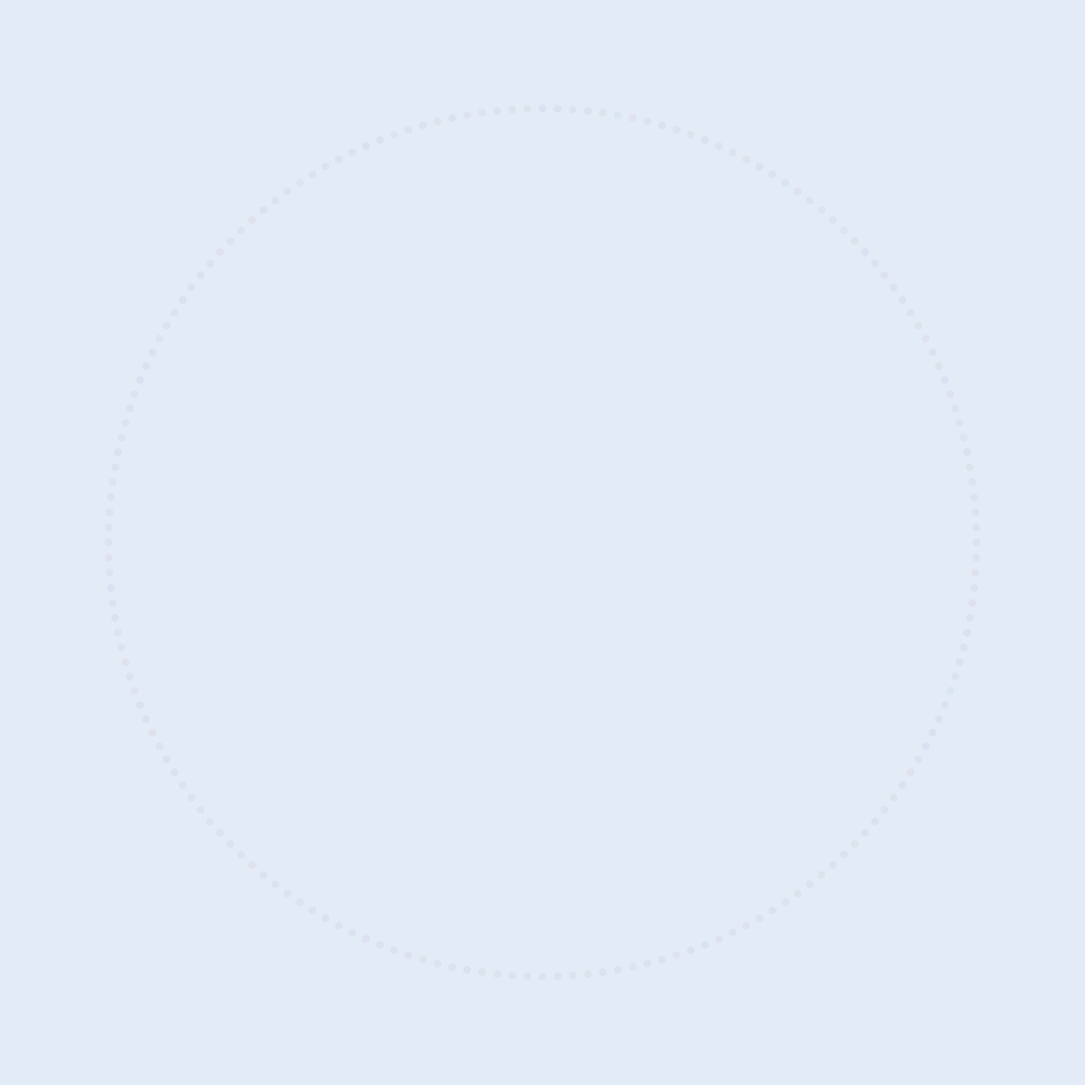
Frame 1 (no input)
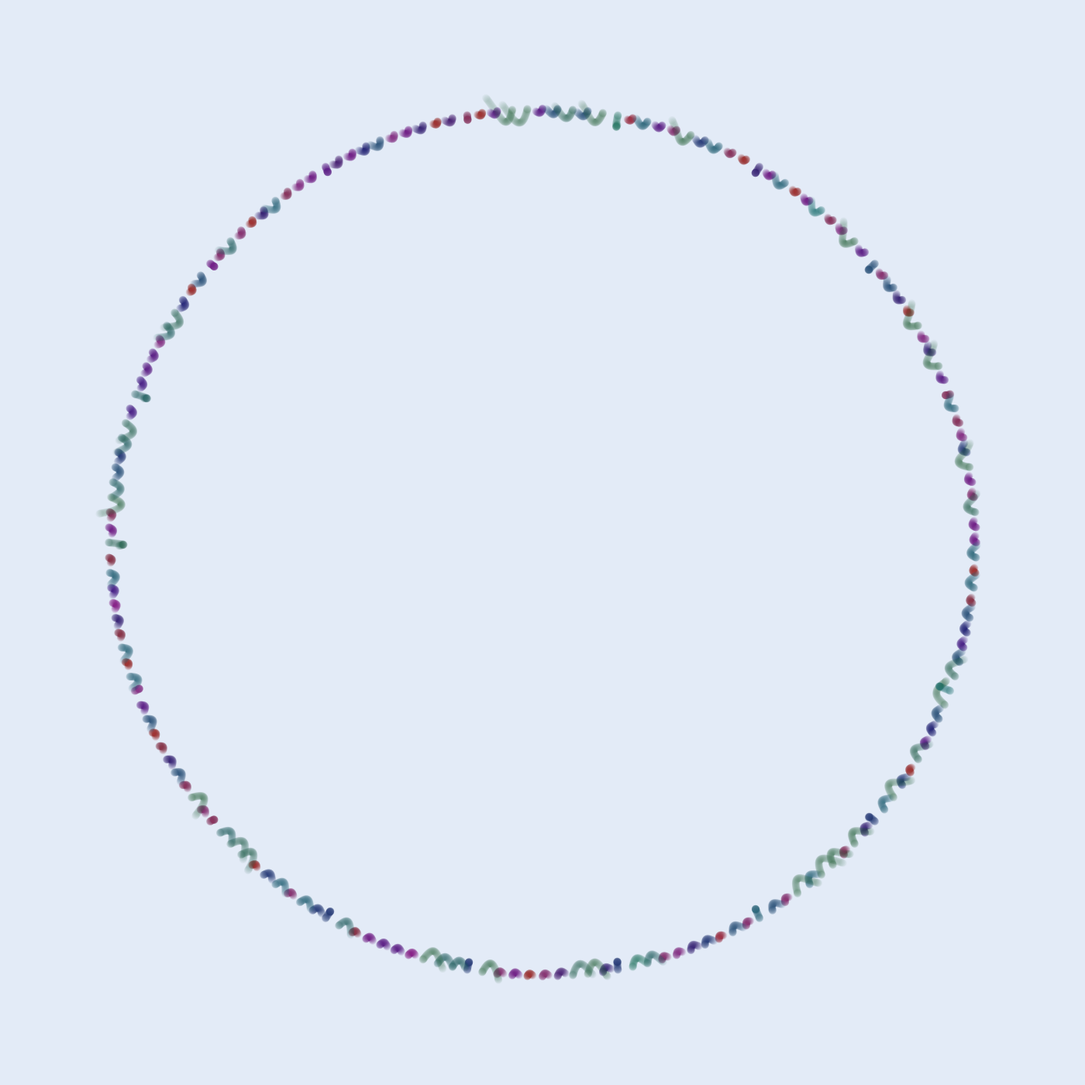
Frame 60 (the mouse pressed at the canvas centre just before this capture)
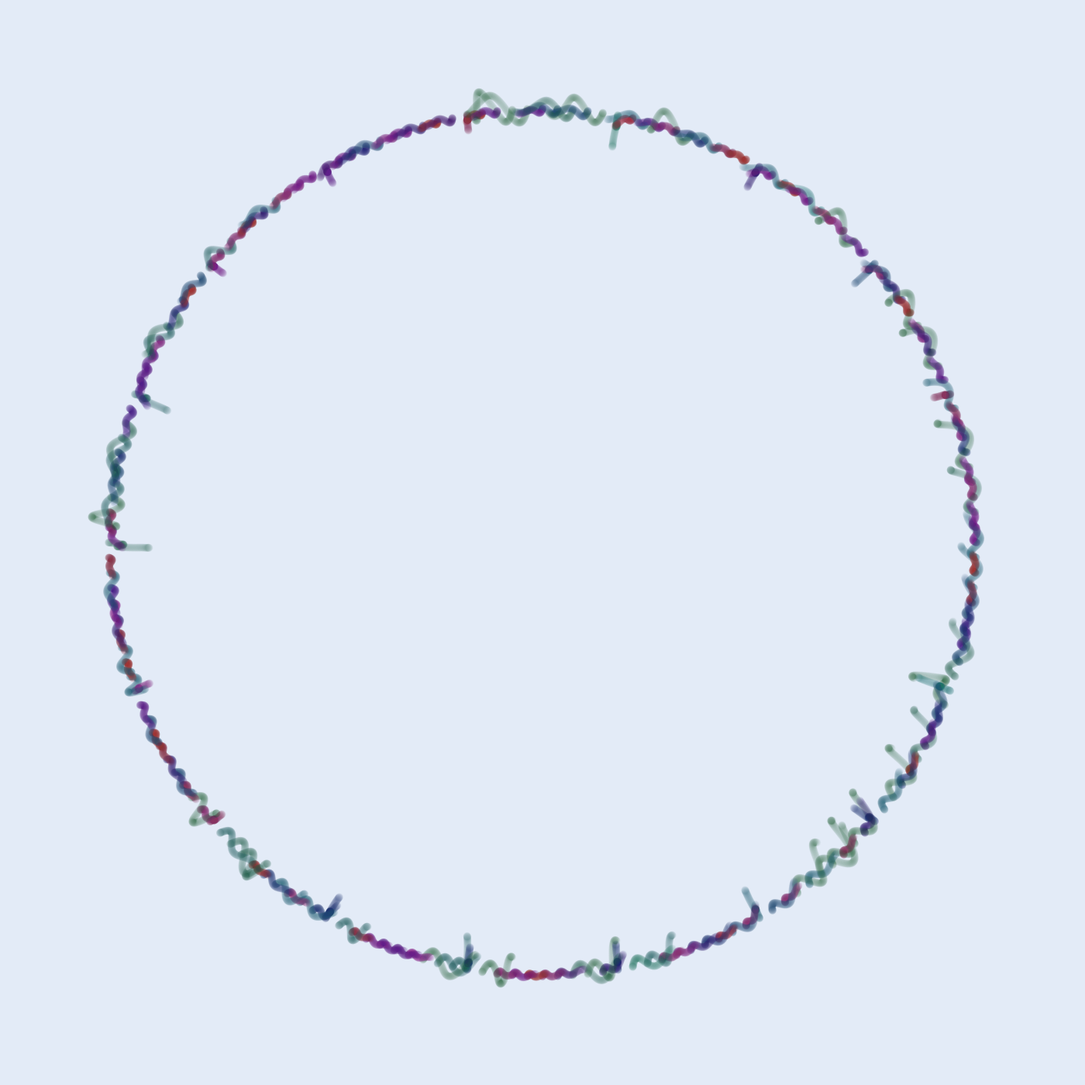
Frame 120 (the mouse held since frame 60 and released just before this capture)

The Processing sketch that drew these frames (run headless with seeded random() and noise(); from frame 60 on, the mouse is pressed at the canvas centre):

// Processing sketch: paths_of_resistance_v3
// ── paths_of_resistance_v3.pde

ArrayList<Vehicle> vehicles = new ArrayList<Vehicle>();
PVector target;
OscAttr osc1;

float num_v = 128;
String fname;

void setup() {
   
 // fname = String.format("C:/Users/Jason/Documents/Processing Projects/Output/happy_wanderersv1_%d%d%d%d%d.tif", year(), month(), day(), hour(), minute(), second());//

  colorMode(HSB, 360, 100, 100, 100);
  size(1400,1400);
  
  float rad = width * 0.4;
  float space = 360 / num_v;
  
  for (int i = 0; i < 360; i+=space) {
    
    
    float lx = width/2 + rad * cos(radians(i));
    float ly = height/2 + rad * sin(radians(i));
    
    PVector l = new PVector(lx, ly);
    
    vehicles.add(new Vehicle(l));
  }
  
  background(215, 8, 97);
  
  target = new PVector(width/2, height/2);
  
  osc1 = new OscAttr();
}


void draw() {
  fname = String.format("C:/Users/Jason/Documents/Processing Projects/Output/happy_wanderersv1_%d%d%d%d%d.tif", year(), month(), day(), hour(), minute(), second());
  //stroke(300,100,100,100);
  //rect(target.x, target.y, target.x + 100, target.y + 100);
  
  //osc1.display();
  
  PVector wind = new PVector(random(-1.25, 1.25), random(-0.025, 0.025));
  
  for (int i = 0; i < vehicles.size(); i++) {
    
    Vehicle t;
    Vehicle v = vehicles.get(i);
    
    if (i == 0) {
      t = vehicles.get(vehicles.size() - 1);
    } else if (i % 10 == 0) {
      ////println(i, i % 9);
      t = vehicles.get(vehicles.size() - 2);
      t = vehicles.get(int(random(vehicles.size())));
      
    } else { 
      t = vehicles.get(i - 1);
    }
    
    
    // random change of heart
    if (random(1) < 0.001) {
      float new_t = random(vehicles.size());
      if (floor(new_t) != i) {
        t = vehicles.get(floor(new_t));
        println(i-1, floor(new_t), "!");
      }
    }
    
    target = t.loc.copy();
    
    v.apply_force(wind);
        
    PVector attr_frc = osc1.attract(v);
    v.apply_force(attr_frc);
    
    v.seek(target);
    
    if (v.loc.dist(t.loc) < 10) {
      v.apply_force(new PVector(random(-2,0), random(-2,0)));
    }
    
    
    
    v.update();
    v.display();
  }
  
  target.x += randomGaussian() * 10;
  target.y += randomGaussian() * 10;
  //println(target.x, target.y);
  
 //save every so often
  if (frameCount % 6000 == 0) {
     save(fname); 
  } 
}

// ── OscAttr.pde
class OscAttr {
  
  float amp;  ///max amplitude
  float period; //rotations
  float r;
  
  float loc_x;
  float loc_y;
  PVector loc;
  
  float strength;
  
  OscAttr() {
      
    loc_x = width/2;
    loc_y = height/2;
    loc = new PVector (loc_x, loc_y);
    amp = 2;
    period = 80; // every 2 seconds?
  
  }
  
  PVector attract(Vehicle v) {
      
    PVector frc = PVector.sub(loc, v.loc);
    float distance = frc.mag();
    distance = constrain(distance, .25, 1.25);
    
    frc.normalize();
    strength = get_cur_frc() * (distance * distance);
    frc.mult(strength);
     
    //println("Frc: ", frc.x, frc.y); 
    return frc;
    
  }
  
  float get_cur_frc() {
      strength = amp * cos(TWO_PI * frameCount/period);
      //println("Strength: ", strength);
      return strength;
  }
  
  void display() {
    r = amp * cos(TWO_PI * frameCount/period);
    
    noFill();
    stroke(10, 100, 100, 100);
    ellipse(loc_x, loc_y, r, r);
    
    float r_old = amp * cos(TWO_PI*(frameCount-1)/period);
    noFill();
    stroke(235, 15, 100, 100);
    ellipse(loc_x, loc_y, r_old, r_old);
    
    
  }
  
}

// ── Vehicle.pde
class Vehicle {
 
  PVector loc;
  PVector acc;
  PVector vel;
  
  float max_speed;
  float max_frc;
  float mass;


Vehicle(PVector _loc) {
   loc = _loc.copy();
   vel = new PVector(0,0);
   acc = new PVector(0,0);
   mass = random(30, 275);
   max_speed = mass/1000;
   max_frc = mass / 2;
}

void seek(PVector target) {
    PVector desired = PVector.sub(target, loc);
    desired.normalize();
    
    PVector steer = PVector.sub(desired, vel);
    steer.limit(max_frc);
    apply_force(steer);
}

void apply_force(PVector frc) {
  PVector f = PVector.div(frc, mass); 
  acc.add(f);
}

void update() {
   vel.add(acc);
   loc.add(vel);
   acc.mult(0);
}

void display() {
   fill(100 + mass, 75, 30+(mass/10), 5);
   noStroke();
   ellipse(loc.x, loc.y, 10, 10);
   
}

}//class
